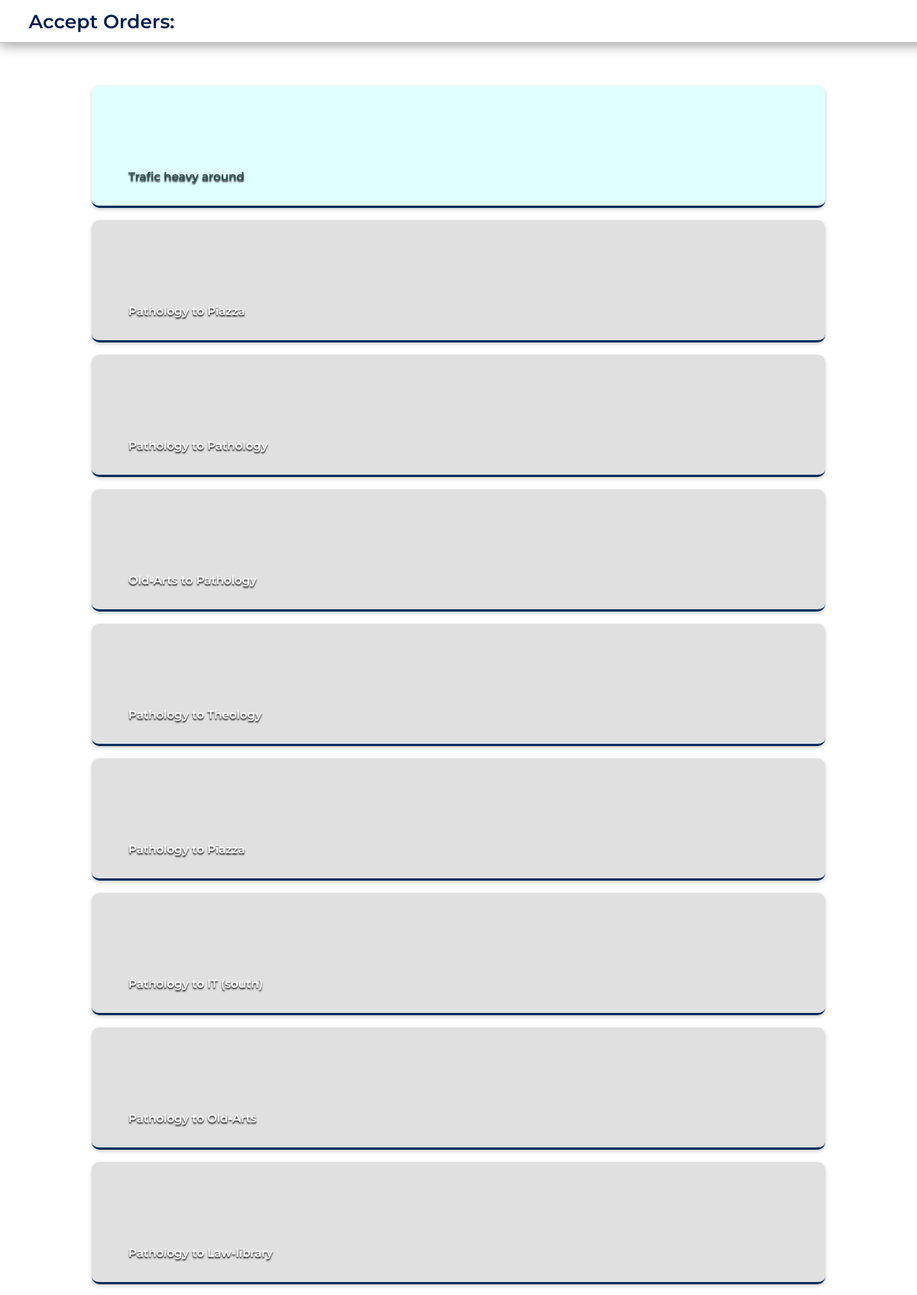
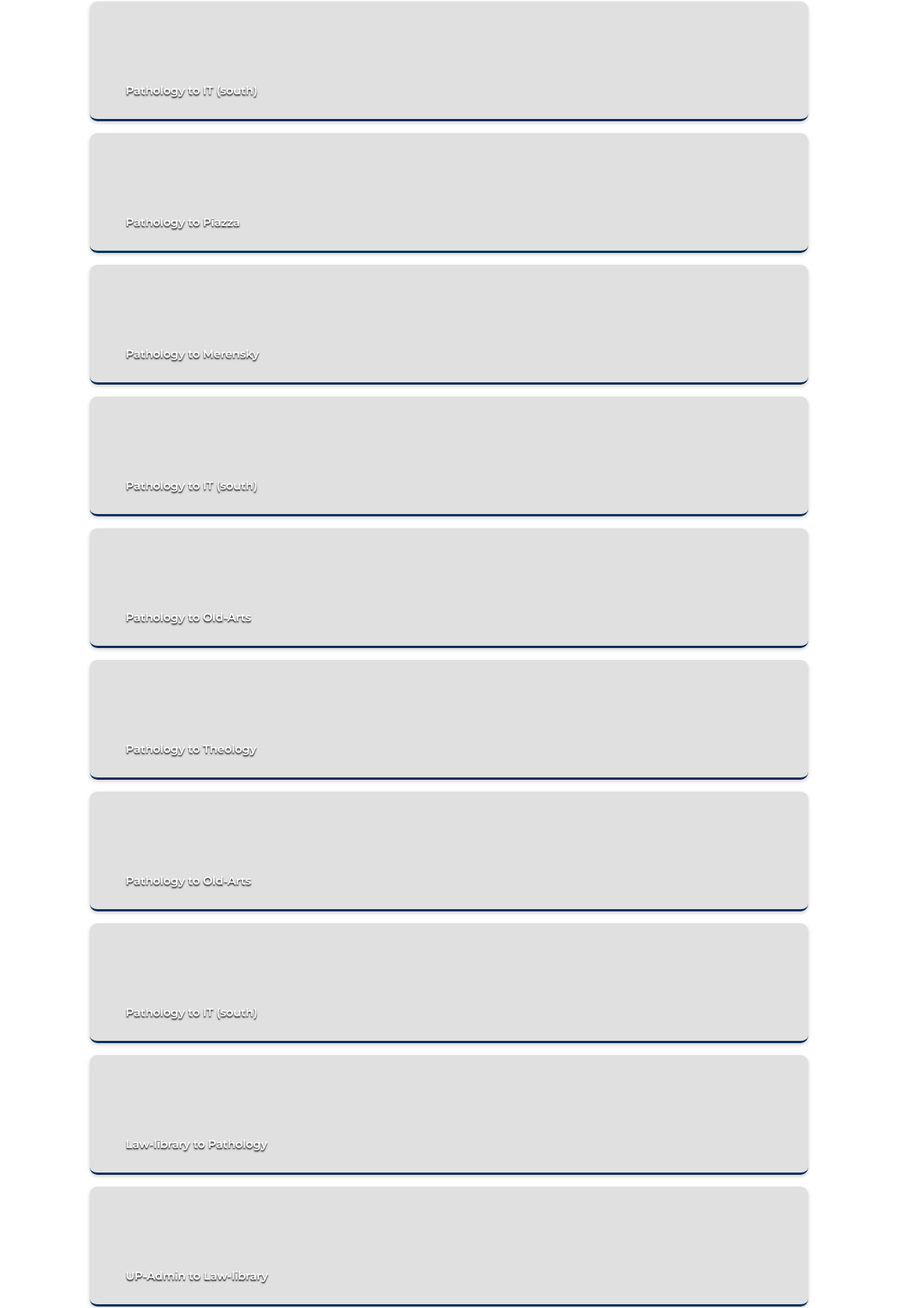
The app's page /driver/ (signed in, upper part) with its own data (2 pictures, top to bottom).
### nav/models.py (models this page shows, shortened)
class Trip(models.Model):
    rideID = models.CharField(max_length=12, default="250707-00000")
    booked = models.DateTimeField(null=True, blank=True)
    pickedUp = models.DateTimeField( null=True, blank=True)
    completed = models.DateTimeField( null=True, blank=True)
    pickUp = models.ForeignKey(Point, null=True, blank=True, on_delete=models.SET_NULL, related_name='pickup_point' )
    dropOff = models.ForeignKey(Point, null=True, blank=True, on_delete=models.SET_NULL, related_name='dropoff_point' )
    code = models.CharField(max_length=6)
    driver = models.ForeignKey(User, null=True, blank=True, on_delete=models.SET_NULL, related_name='driven_rides' )
    passenger = models.ForeignKey(User, on_delete=models.CASCADE, related_name='passenger_rides')
    vehicle = models.ForeignKey(Vehicle, null=True, blank=True, on_delete=models.SET_NULL, related_name='driver_vehicle')
    eta = models.IntegerField(null=True, blank=True)
    PickupSec = models.FloatField(null=True, blank=True)
    TimeSec = models.FloatField(null=True, blank=True)
    speed = models.FloatField(null=True, blank=True)
    done = models.BooleanField(default=False)
    canceled = models.BooleanField(default=False)

class Point(models.Model):
    name = models.CharField(max_length=50)
    nicknames = models.CharField(max_length=50, null=True, blank=True)
    lat = models.FloatField()
    long = models.FloatField()
    full = models.CharField(max_length=21,validators=[MinLengthValidator(19)])
    def __str__(self):
        return self.name

### nav/views.py (the view)
# urls.py: path('driver/', views.driver, name='place'),
def driver(request):
    if request.user.is_authenticated:
        if not request.user.is_staff:
            return main(request)
        dueTrips = Trip.objects.filter(done=False).exclude(booked__isnull=True)
        return render(request, 'nav/driver.html',{'trips':dueTrips})
    else:
        return redirect('login')

### nav/templates/nav/driver.html (shortened to what this page needs)
{% load static %}
<!DOCTYPE html>
<html>
<head>
	<link rel="stylesheet" href="{% static 'nav/styles.css' %}"/>
	<link rel="stylesheet" href="{% static 'nav/driver.css' %}"/>
</head>
<body>
	<div id="orders-page">
		<div class="heading" id="accept-order-heading">Accept Orders:</div>
		<div id="orders-container">
		<div id="9999" class="order" style="background-color: lightcyan;" >
				<p style="color:darkslategray; text-shadow: whitesmoke;">Trafic heavy around </p>
		</div>
			{% for trip in trips %}
			<div id="{{trip.id}}" class="order">
				<p>{{trip.pickUp}} to {{trip.dropOff}}</p>
			</div>
			{% endfor %}
		</div>
	</div>
</body>
</html>

### nav/static/nav/styles.css (style rules this page uses)
body { box-sizing: border-box; padding: 0; margin: 0; font-family: "Montserrat", sans-serif !important; height: 100vh; padding-top: 10vh; -webkit-font-smoothing: antialiased; -moz-osx-font-smoothing: grayscale;width: 100vw; overflow-y: auto; overflow-x: hidden; user-select: none; }
.place, .event, .order { background-color: rgba(217, 217, 217,0.8); box-shadow: 0 2px 5.3px 0px rgba(0,0,0,0.2); border-radius: 10px; border-bottom: 3px solid rgb(2, 46, 93); padding: 0; display: flex; align-items: end; background-size: cover !important; background-position: center !important; background-repeat: no-repeat; transition: 0.3s ease-in-out; }
.place p, .event p, .order p { margin: 0; padding: 0; color: white; text-shadow: 0 2px 2px rgba(0,0,0,0.9); margin-left: 5%; margin-bottom: 3%; font-size: 15px; font-weight: 600; position: relative; transition: 0.05s ease-in-out; }
.heading { font-family: "Montserrat", sans-serif; color: rgb(0, 31, 84); font-weight: 600; font-size: 25px; margin: 0; margin-top: 0.5vh; margin-left: 10vw; }

### nav/static/nav/driver.css (style rules this page uses)
#orders-page { display: none; }
#accept-order-heading { position: fixed; top: 0vh; left: 0vw; margin: 0; z-index: 1000; width: 100vw; padding-top: 0.5em; padding-bottom: 0.5em; padding-left: 1.5em; background-color: rgba(255,255,255,0.95); border-bottom: 1px solid rgba(0,0,0,0.25); box-shadow: 0 3px 16px rgba(0,0,0,0.4); }
#orders-container { margin-top: 4vh; display: grid; justify-content: center; align-content: center; justify-items: center; grid-template-columns: auto; gap: 2vh; flex-direction: column; width: 100vw; height: fit-content; padding-bottom: 3vh; }
.order { box-sizing: border-box; width: 80vw; height: 20vh; }

### records on screen
Trip: pickUp "Pathology", dropOff "Piazza"
Trip: pickUp "Pathology", dropOff "Pathology"
Trip: pickUp "Old-Arts", dropOff "Pathology"
Trip: pickUp "Pathology", dropOff "Theology"
Trip: pickUp "Pathology", dropOff "Piazza"
Trip: pickUp "Pathology", dropOff "IT (south)"
Trip: pickUp "Pathology", dropOff "Old-Arts"
Trip: pickUp "Pathology", dropOff "Law-library"
Trip: pickUp "Pathology", dropOff "IT (south)"
Trip: pickUp "Pathology", dropOff "Piazza"
Trip: pickUp "Pathology", dropOff "Merensky"
Trip: pickUp "Pathology", dropOff "IT (south)"
Trip: pickUp "Pathology", dropOff "Old-Arts"
Trip: pickUp "Pathology", dropOff "Theology"
Trip: pickUp "Pathology", dropOff "Old-Arts"
Trip: pickUp "Pathology", dropOff "IT (south)"
Trip: pickUp "Law-library", dropOff "Pathology"
Trip: pickUp "UP-Admin", dropOff "Law-library"
